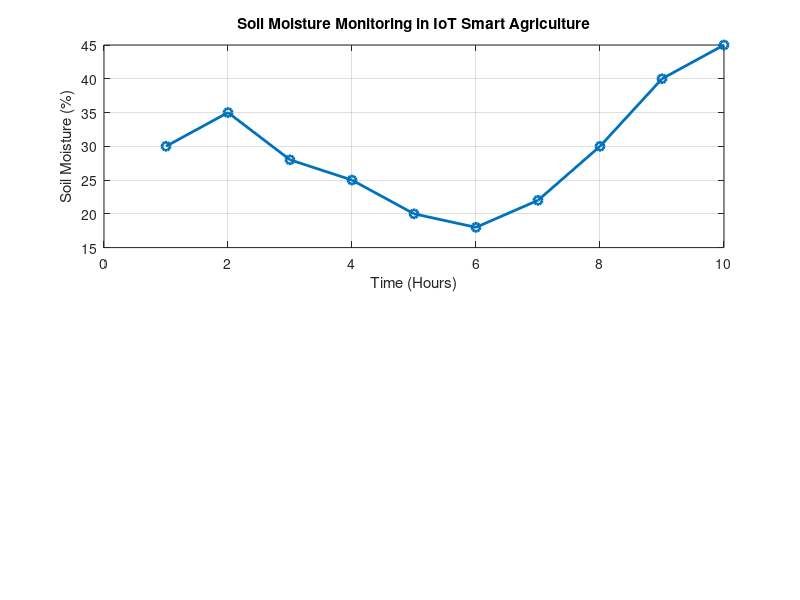

This figure's MATLAB source: (Note: this script raises an error after producing the figure.)
clc; clear; close all;
% Simulated soil moisture data (%)
time = 1:10;
soil_moisture = [30 35 28 25 20 18 22 30 40 45];
% Threshold for irrigation
threshold = 40;
figure
% -------- Graph 1: Soil Moisture Variation --------
subplot(2,1,1)
plot(time, soil_moisture, '-o', 'LineWidth', 2)
title('Soil Moisture Monitoring in IoT Smart Agriculture')
xlabel('Time (Hours)')
ylabel('Soil Moisture (%)')

grid on
hold on
yline(threshold,'r--','Threshold')
% -------- Graph 2: Moisture Status (Dry/Wet Level) --------
status = soil_moisture >= threshold;
subplot(2,1,2)
stem(time, status, 'filled', 'LineWidth', 2)
title('Soil Condition Status (1=Wet, 0=Dry)')
xlabel('Time (Hours)')
ylabel('Status')
grid on
